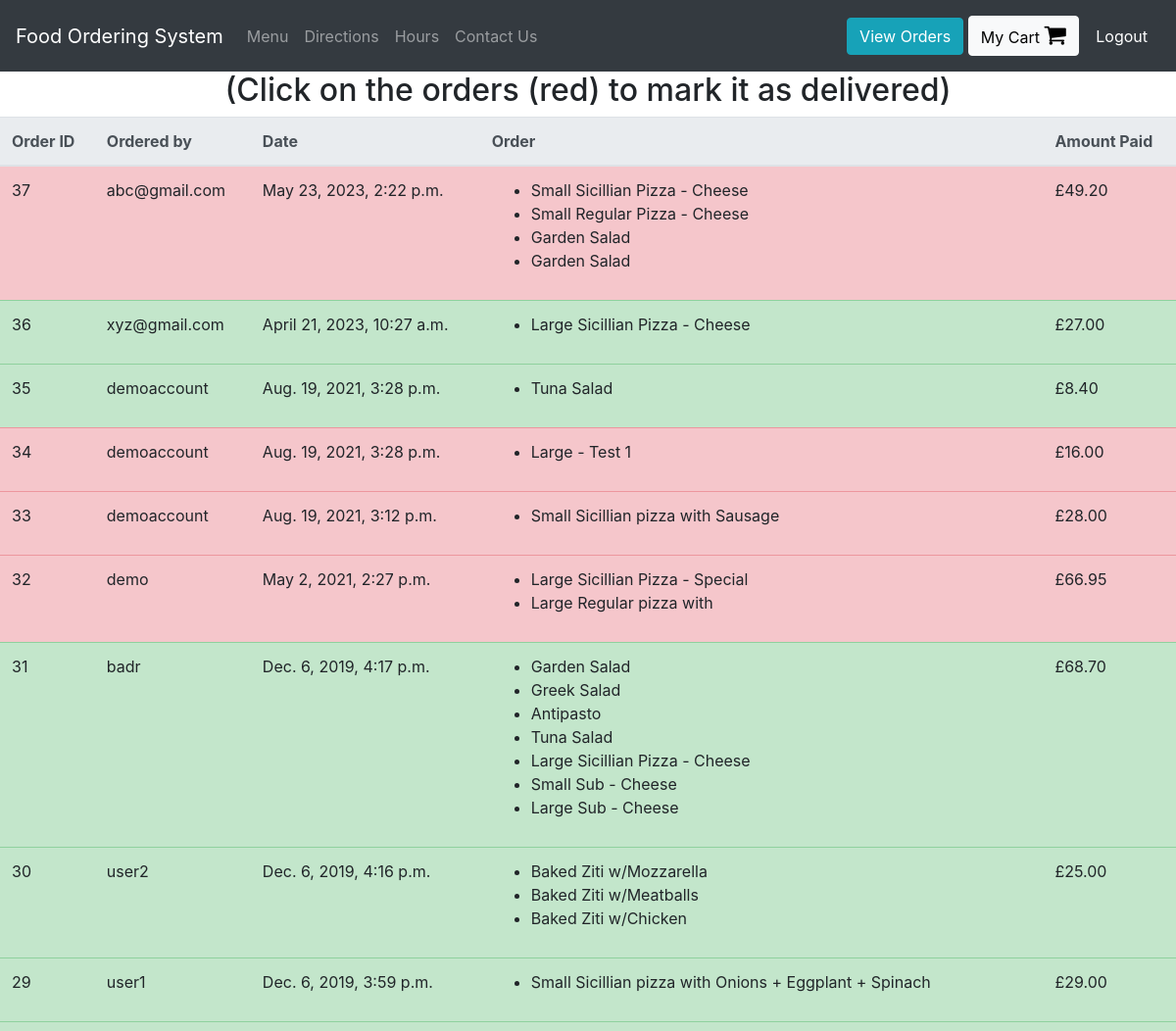
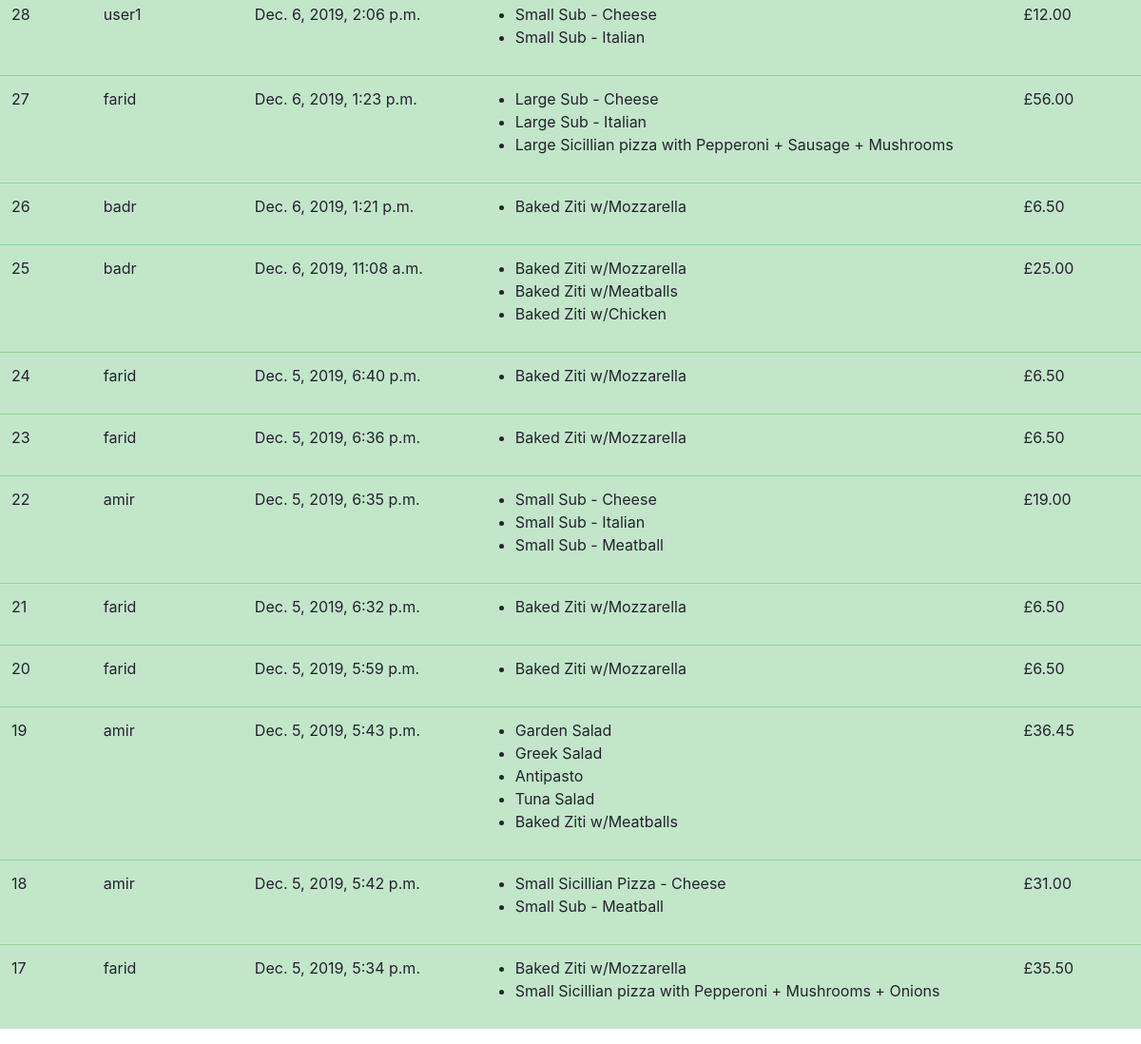
Page /view-orders (signed in) on the committed database (2 pictures, top to bottom).
### orders/models.py (models this page shows, shortened)
class UserOrder(models.Model):
    username = models.CharField(max_length=200) #who placed the order
    order = models.TextField() #this will be a string representation of the cart from localStorage
    price = models.DecimalField(max_digits=6, decimal_places=2) #how much was the order
    time_of_order  = models.DateTimeField(default=datetime.now, blank=True)
    delivered = models.BooleanField()

### orders/views.py (the view)
# urls.py: path("view-orders", views.view_orders, name="view_orders"),
def view_orders(request):
    if request.user.is_superuser:
        rows = UserOrder.objects.all().order_by('-time_of_order')
        return render(request, "orders/orders.html", context = {"rows":rows})
    else:
        rows = UserOrder.objects.all().filter(username = request.user.username).order_by('-time_of_order')
        return render(request, "orders/orders.html", context = {"rows":rows})

### orders/templatetags/custom_tags.py (called while the page is built)
@register.filter(name="format_cart")
def format_cart(value):
    return value[1:-1].split(",")

@register.filter(name="format_cart_item")
def format_cart_item(value):
    return value.replace("'","")

### orders/templates/orders/orders.html
{% extends 'orders/header.html' %}
{% load custom_tags %}
{% block content %}
<div class="container-fluid">
  <div class="row justify-content-center">
    {% if user.is_superuser %}
      <h2>(Click on the orders (red) to mark it as delivered)</h2>
    {% else %}
      <h2> Orders by: {{user.get_username}} </h2>
    {% endif %}
    <table class="table">
        <thead class="thead-light">
        <tr>
          <th scope="col">Order ID</th>
          <th scope="col">Ordered by</th>
          <th scope="col">Date</th>
          <th scope="col">Order</th>
          <th scope="col">Amount Paid</th>
        </tr>
        </thead>
        <tbody id = "orders_table">
          {% for row in rows %}
          {% if row.delivered %}
            <tr class="table-success">
          {% else %}
            <tr class="table-danger mark-as-complete">
          {% endif %}
              <td>{{row.id}}</td>
              <td>{{row.username}}</td>
              <td>{{row.time_of_order}}</td>
              <td >
                <ul>
                  {% for item in row.order|format_cart %}
                    <li>{{item|format_cart_item}}</li>
                  {% endfor %}
                </ul>
              </td>
              <td>£{{row.price}}</td>
            </tr>
          {% endfor %}
        </tbody>
    </table>
  </div>
</div>
{% endblock %}

### rows in the picture
UserOrder: id "37", username "abc@gmail.com", time_of_order "May 23, 2023, 2:22 p.m.", order "Small Sicillian Pizza - Cheese" "Small Regular Pizza - Cheese" "Garden Salad" "Garden Salad", price "49.20"
UserOrder: id "36", username "xyz@gmail.com", time_of_order "April 21, 2023, 10:27 a.m.", order "Large Sicillian Pizza - Cheese", price "27.00"
UserOrder: id "35", username "demoaccount", time_of_order "Aug. 19, 2021, 3:28 p.m.", order "Tuna Salad", price "8.40"
UserOrder: id "34", username "demoaccount", time_of_order "Aug. 19, 2021, 3:28 p.m.", order "Large - Test 1", price "16.00"
UserOrder: id "33", username "demoaccount", time_of_order "Aug. 19, 2021, 3:12 p.m.", order "Small Sicillian pizza with Sausage", price "28.00"
UserOrder: id "32", username "demo", time_of_order "May 2, 2021, 2:27 p.m.", order "Large Sicillian Pizza - Special" "Large Regular pizza with", price "66.95"
UserOrder: id "31", username "badr", time_of_order "Dec. 6, 2019, 4:17 p.m.", order "Garden Salad" "Greek Salad" "Antipasto" "Tuna Salad" "Large Sicillian Pizza - Cheese" "Small Sub - Cheese" "Large Sub - Cheese", price "68.70"
UserOrder: id "30", username "user2", time_of_order "Dec. 6, 2019, 4:16 p.m.", order "Baked Ziti w/Mozzarella" "Baked Ziti w/Meatballs" "Baked Ziti w/Chicken", price "25.00"
UserOrder: id "29", username "user1", time_of_order "Dec. 6, 2019, 3:59 p.m.", order "Small Sicillian pizza with Onions + Eggplant + Spinach", price "29.00"
UserOrder: id "28", username "user1", time_of_order "Dec. 6, 2019, 2:06 p.m.", order "Small Sub - Cheese" "Small Sub - Italian", price "12.00"
UserOrder: id "27", username "farid", time_of_order "Dec. 6, 2019, 1:23 p.m.", order "Large Sub - Cheese" "Large Sub - Italian" "Large Sicillian pizza with Pepperoni + Sausage + Mushrooms", price "56.00"
UserOrder: id "26", username "badr", time_of_order "Dec. 6, 2019, 1:21 p.m.", order "Baked Ziti w/Mozzarella", price "6.50"
UserOrder: id "25", username "badr", time_of_order "Dec. 6, 2019, 11:08 a.m.", order "Baked Ziti w/Mozzarella" "Baked Ziti w/Meatballs" "Baked Ziti w/Chicken", price "25.00"
UserOrder: id "24", username "farid", time_of_order "Dec. 5, 2019, 6:40 p.m.", order "Baked Ziti w/Mozzarella", price "6.50"
UserOrder: id "23", username "farid", time_of_order "Dec. 5, 2019, 6:36 p.m.", order "Baked Ziti w/Mozzarella", price "6.50"
UserOrder: id "22", username "amir", time_of_order "Dec. 5, 2019, 6:35 p.m.", order "Small Sub - Cheese" "Small Sub - Italian" "Small Sub - Meatball", price "19.00"
UserOrder: id "21", username "farid", time_of_order "Dec. 5, 2019, 6:32 p.m.", order "Baked Ziti w/Mozzarella", price "6.50"
UserOrder: id "20", username "farid", time_of_order "Dec. 5, 2019, 5:59 p.m.", order "Baked Ziti w/Mozzarella", price "6.50"
UserOrder: id "19", username "amir", time_of_order "Dec. 5, 2019, 5:43 p.m.", order "Garden Salad" "Greek Salad" "Antipasto" "Tuna Salad" "Baked Ziti w/Meatballs", price "36.45"
UserOrder: id "18", username "amir", time_of_order "Dec. 5, 2019, 5:42 p.m.", order "Small Sicillian Pizza - Cheese" "Small Sub - Meatball", price "31.00"
UserOrder: id "17", username "farid", time_of_order "Dec. 5, 2019, 5:34 p.m.", order "Baked Ziti w/Mozzarella" "Small Sicillian pizza with Pepperoni + Mushrooms + Onions", price "35.50"
